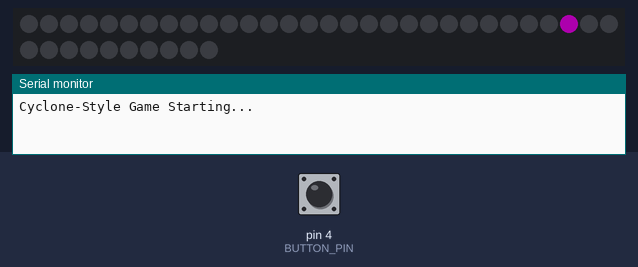
Bench run of a sketch on a simulated Arduino Uno, built with avr-gcc and run on an emulated ATmega328P. Parts: 40 RGB LEDs in strip order, left to right, continuing on the next row, the last lines printed to the serial monitor. The inputs (shaded band) are chosen by the test bench; at power-on: pin 4 (BUTTON_PIN) HIGH. Dim RGB values are drawn brighter than linear; random numbers use the default seed unless the sketch sets one.

Above: at 1.25 s.
1.3 s: pin 4 (BUTTON_PIN) pulled LOW for 0.15 s
4.4 s: pin 4 (BUTTON_PIN) pulled LOW for 1 s
At 4.55 s:
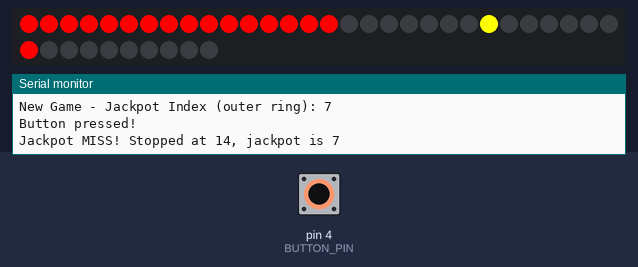
At 6.26 s:
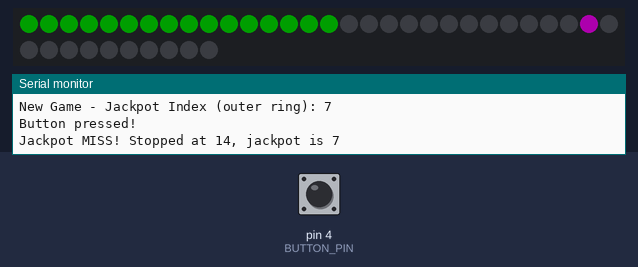
8.0 s: pin 4 (BUTTON_PIN) pulled LOW for 0.15 s
At 8.5 s:
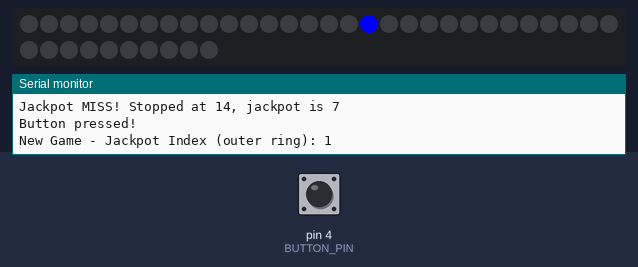

The sketch:

Sketch_LED_Cyclone.ino
```cpp
#include <Adafruit_NeoPixel.h>

/***********************************************************
   Pin & LED Configuration
 ***********************************************************/
#define DATA_PIN            2   // Data pin for both NeoPixel rings
#define SMALL_RING_NUM      16  // Number of LEDs in the small (inner) ring
#define LARGE_RING_NUM      24  // Number of LEDs in the large (outer) ring
#define TOTAL_PIXELS        (SMALL_RING_NUM + LARGE_RING_NUM)
#define BUTTON_PIN          4   // Push button input pin

/***********************************************************
   NeoPixel Object
 ***********************************************************/
Adafruit_NeoPixel strip(TOTAL_PIXELS, DATA_PIN, NEO_GRB + NEO_KHZ800);

// Offsets into the single strip
const uint16_t smallOffset = 0;
const uint16_t largeOffset = SMALL_RING_NUM;

/***********************************************************
   Game State Definitions
 ***********************************************************/
enum GameState {
  ATTRACT_MODE,
  START_GAME,
  PLAY_GAME,
  RESULT
};
GameState currentState = ATTRACT_MODE;

/***********************************************************
   Game Variables
 ***********************************************************/
unsigned long chaseInterval = 80;     // Delay (ms) between chase steps
unsigned long lastChaseUpdate = 0;    // Time of last chase step
int chaseIndex = 0;                   // Current chase position (0..LARGE_RING_NUM-1)
int jackpotIndex = 0;                 // Winning position on large ring
bool winner = false;                  // Outcome flag

// Button debounce
bool lastButtonState = HIGH;
bool buttonPressed = false;

/***********************************************************
   Setup
 ***********************************************************/
void setup() {
  Serial.begin(9600);
  strip.begin();
  strip.show(); // Initialize all off
  pinMode(BUTTON_PIN, INPUT_PULLUP);
  Serial.println("Cyclone-Style Game Starting...");
}

/***********************************************************
   Main Loop
 ***********************************************************/
void loop() {
  readButton();
  switch (currentState) {
    case ATTRACT_MODE: attractMode(); break;
    case START_GAME:   startGame();   break;
    case PLAY_GAME:    playGame();    break;
    case RESULT:       showResult();  break;
  }
}

/***********************************************************
   Attract Mode
 ***********************************************************/
void attractMode() {
  static unsigned long lastUpdate = 0;
  unsigned long t = millis();
  if (t - lastUpdate > 100) {
    lastUpdate = t;
    static int attractIdx = 0;
    strip.clear();

    // Rotate one purple pixel on outer (large) ring
    strip.setPixelColor(largeOffset + attractIdx, strip.Color(50, 0, 50));

    // Blink inner (small) ring dim green every other step
    if ((attractIdx % 4) < 2) {
      for (uint16_t i = 0; i < SMALL_RING_NUM; i++) {
        strip.setPixelColor(smallOffset + i, strip.Color(0, 30, 0));
      }
    }

    strip.show();
    attractIdx = (attractIdx + 1) % LARGE_RING_NUM;
  }
  if (buttonPressed) { buttonPressed = false; currentState = START_GAME; }
}

/***********************************************************
   Start Game
 ***********************************************************/
void startGame() {
  jackpotIndex = random(0, LARGE_RING_NUM);
  Serial.print("New Game - Jackpot Index (outer ring): ");
  Serial.println(jackpotIndex);
  chaseIndex = 0;
  lastChaseUpdate = millis();
  winner = false;

  // Clear all
  strip.clear();
  strip.show();

  // Show jackpot on outer ring (blue) for 2s
  strip.setPixelColor(largeOffset + jackpotIndex, strip.Color(0, 0, 255));
  strip.show();
  delay(2000);

  strip.clear();
  strip.show();
  currentState = PLAY_GAME;
}

/***********************************************************
   Play Game
 ***********************************************************/
void playGame() {
  unsigned long t = millis();
  if (t - lastChaseUpdate >= chaseInterval) {
    lastChaseUpdate = t;
    chaseIndex = (chaseIndex + 1) % LARGE_RING_NUM;
    strip.clear();
    strip.setPixelColor(largeOffset + chaseIndex, strip.Color(255, 0, 0));
    strip.show();
  }
  if (buttonPressed) {
    buttonPressed = false;
    if (chaseIndex == jackpotIndex) {
      winner = true;
      Serial.println("Jackpot HIT!");
    } else {
      winner = false;
      Serial.print("Jackpot MISS! Stopped at ");
      Serial.print(chaseIndex);
      Serial.print(", jackpot is ");
      Serial.println(jackpotIndex);
    }
    currentState = RESULT;
  }
}

/***********************************************************
   Result Animation
 ***********************************************************/
void showResult() {
  if (winner) {
    for (int i = 0; i < 3; i++) {
      // Flash both rings green
      for (uint16_t p = 0; p < TOTAL_PIXELS; p++) strip.setPixelColor(p, strip.Color(0, 255, 0));
      strip.show(); delay(300);
      strip.clear(); strip.show(); delay(300);
    }
  } else {
    for (int i = 0; i < 3; i++) {
      strip.clear();
      // Show jackpot (yellow) and stopped (red) on outer ring
      strip.setPixelColor(largeOffset + jackpotIndex, strip.Color(255, 255, 0));
      strip.setPixelColor(largeOffset + chaseIndex,   strip.Color(255, 0, 0));
      // Flash inner ring red
      for (uint16_t p = 0; p < SMALL_RING_NUM; p++) strip.setPixelColor(smallOffset + p, strip.Color(255, 0, 0));
      strip.show(); delay(300);
      strip.clear(); strip.show(); delay(300);
    }
  }
  currentState = ATTRACT_MODE;
}

/***********************************************************
   readButton(): Debounce & detect press
 ***********************************************************/
void readButton() {
  bool currState = digitalRead(BUTTON_PIN);
  if (lastButtonState == HIGH && currState == LOW) {
    Serial.println("Button pressed!");
    buttonPressed = true;
  }
  lastButtonState = currState;
}
```
